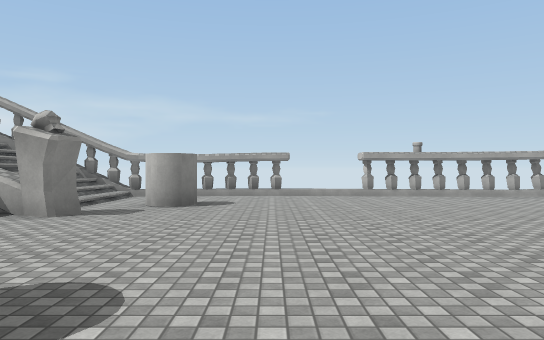
View 1 (above)

16 first-person views from a walk through a Unity game level. The camera is 1.4 m above the floor, looks level and sees 70° across. The floor is counted in squares, 2 m on a side. Each view is taken from the middle of a square. On the plan, view 1 faces up. The plan holds only what a view shows up to about 11 squares ahead; the rest is blank. The place goes on beyond the plan. The player is left out. Surface patterns are stand-ins for the level's own textures.

View 2
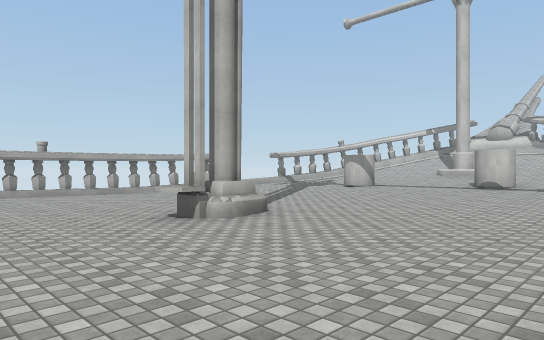

View 3
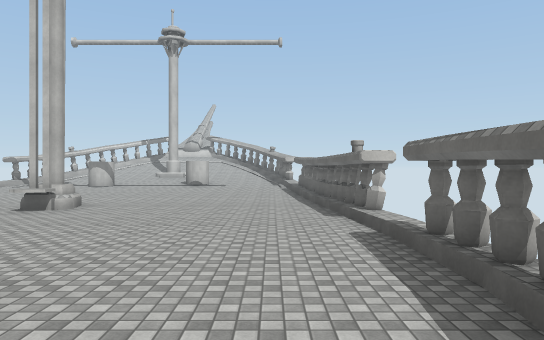

View 4
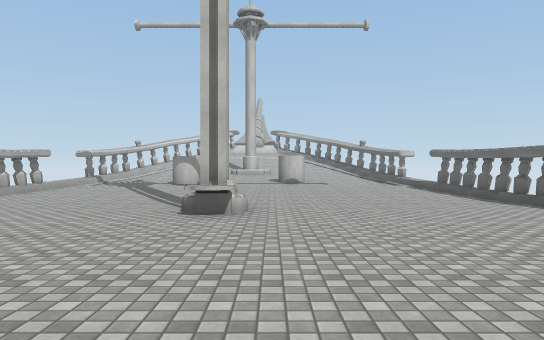

View 5
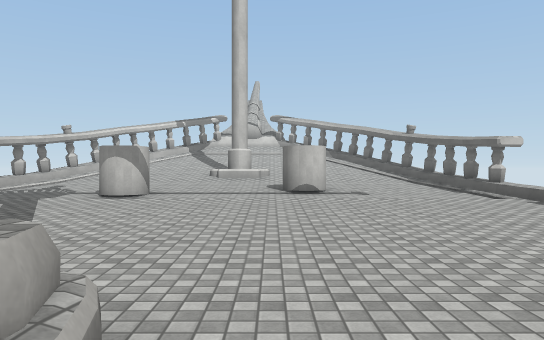

View 6
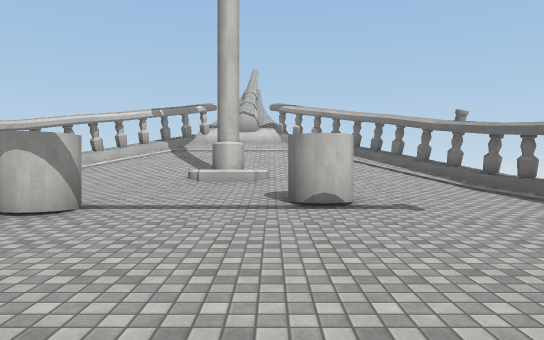

View 7
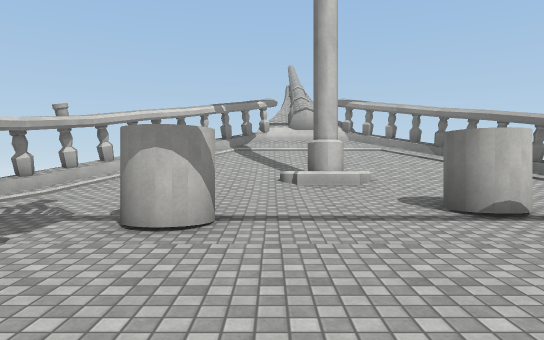

View 8
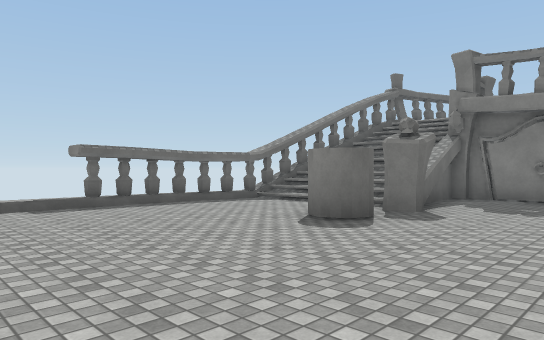

View 9
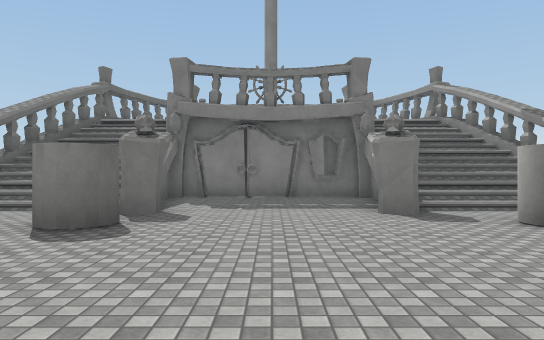

View 10
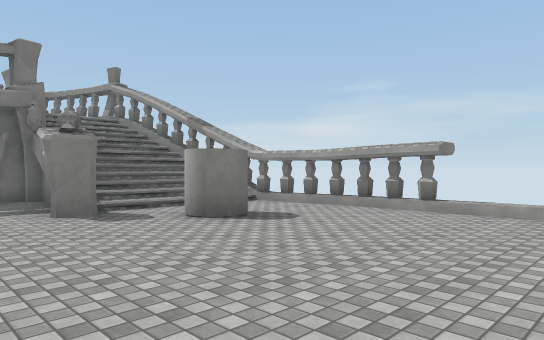

View 11
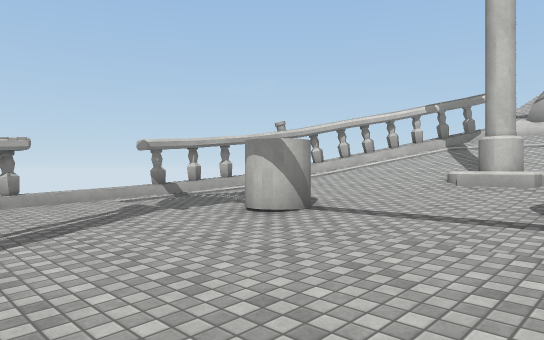

View 12
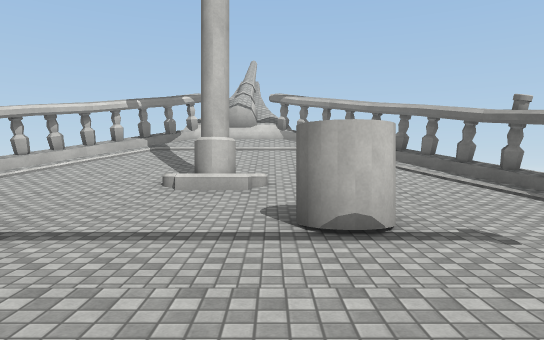

View 13
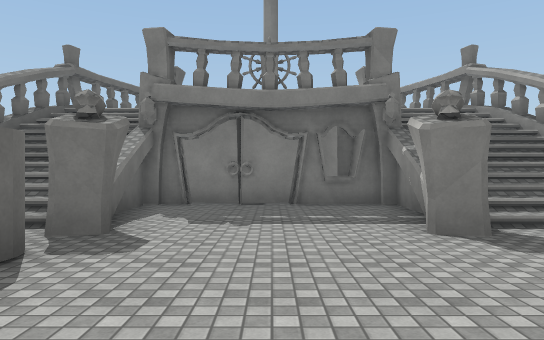

View 14
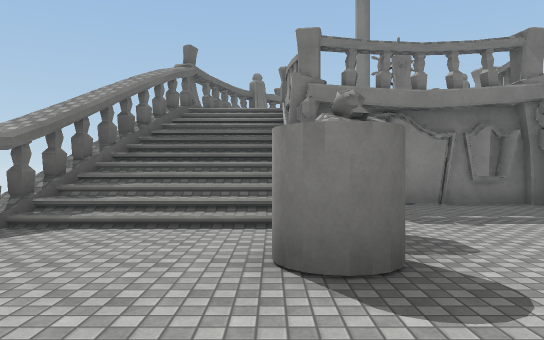

View 15
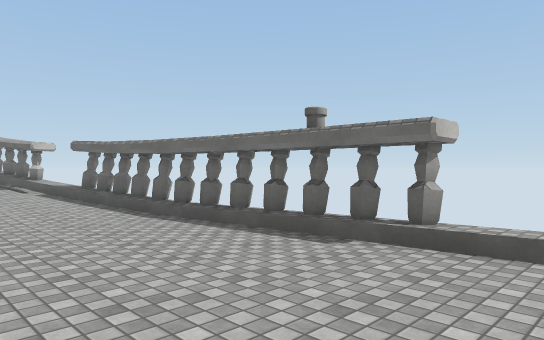

View 16
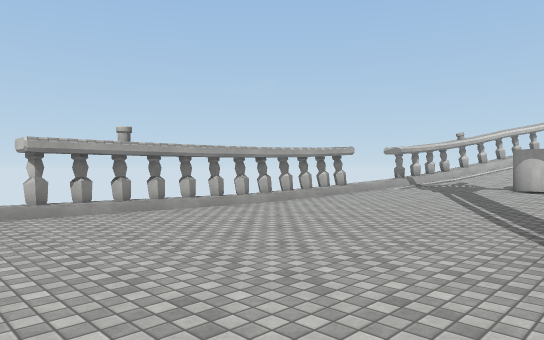

### Floor plan
Key: @ floor where view 1 was taken; # wall or solid block; x gap in a wall; . main floor; : floor 0.25 m higher than the main floor; + floor 0.75 m higher than the main floor; * floor 2.25 m higher than the main floor; % floor 2.75 m higher than the main floor; / step, stairs or slope; = window, fence, low wall or low ledge; ^ raised ledge; C white cylinder.
Columns run from 7 left of view 1 to 20 right of it. Each row starts with its distance up from view 1.
 11    #xxxx  xxx#
 10  ###/........##x#+# ##
  9  #^/............:://##x#
  8  #^/.C..........::/:///=xx
  7 ##^=............::/://///*##
  6 #..^............::/C//////%#
  5 #...............::/:///////#
  4 #..........##...::/:///#///#
  3 #...............::/:///////#
  2 #.#^.C..........::/:C//////#
  1 ##^=.C..........::/://////##
  0  #^/...@........::/:////#x
 -1  #^/............::/:/#xx
 -2  ##/..........##x   x#
 -3    xxxxx  xxxx#

Where each view was taken, in squares from view 1:
view 1: 0 up, 0 right, facing up
view 2: 1 down, 1 right, facing up-right
view 3: 1 down, 4 left, facing right
view 4: 3 up, 2 left, facing right
view 5: 3 up, 4 right, facing right
view 6: 3 up, 7 right, facing right
view 7: 5 up, 8 right, facing right
view 8: 5 up, 3 right, facing down-left
view 9: 4 up, 3 right, facing left
view 10: 4 up, 3 right, facing up-left
view 11: 2 up, 8 right, facing up-right
view 12: 3 up, 9 right, facing right
view 13: 4 up, 1 right, facing left
view 14: 1 up, 1 right, facing left
view 15: 1 up, 1 right, facing down-right
view 16: 4 up, 1 right, facing up-right
